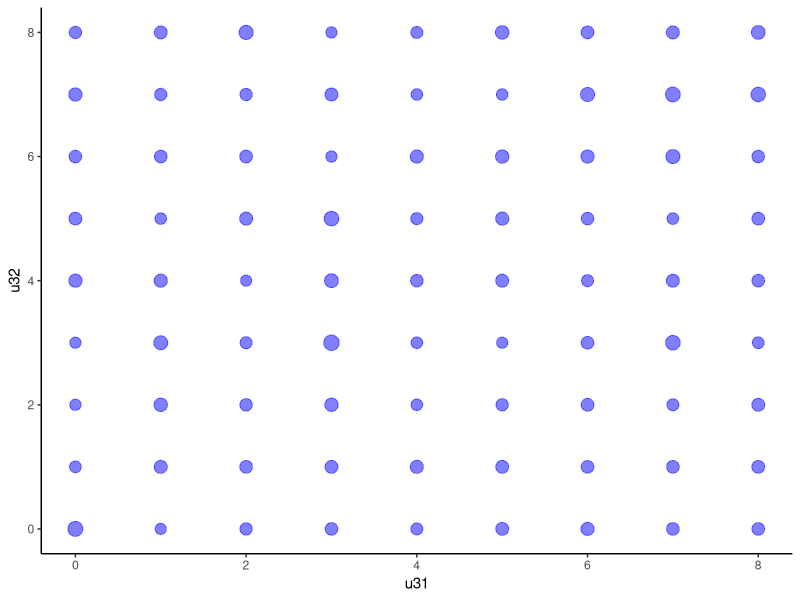

Write R code to recreate this figure.
#https://stats.stackexchange.com/questions/257681/test-for-uniformity-in-r
library(data.table)
library(dplyr)
library(ggplot2)

msize<-10
n<-10000
zerodiag<-TRUE

two_columns<-data.table('u31'=rep(-1,n),'u32'=rep(-1,n))


for (i in 1:n) {
  matr<-matrix(runif(msize**2),nrow=msize)
  matr<-matr+t(matr)
  if(zerodiag) {diag(matr)<-0}
  two_columns[i,1]<-msize-rank(matr[,1])[3]
  two_columns[i,2]<-msize-rank(matr[,2])[3]
}


#toplot<-two_columns[, .(count=.N), by=.(u31, u32)]
two_columns<-two_columns %>% count (u31,u32,name="counter")
scale<-median(two_columns$counter)/4
#plot(two_columns,cex=.5)
dots <- ggplot(two_columns,aes(x=u31,y=u32)) + 
  geom_point(size=two_columns$counter/scale,alpha=0.5,col="blue") + 
  theme_classic()

plot(dots)

tst<-cor.test(two_columns[[1]],two_columns[[2]],method="kendall")
print(tst)
